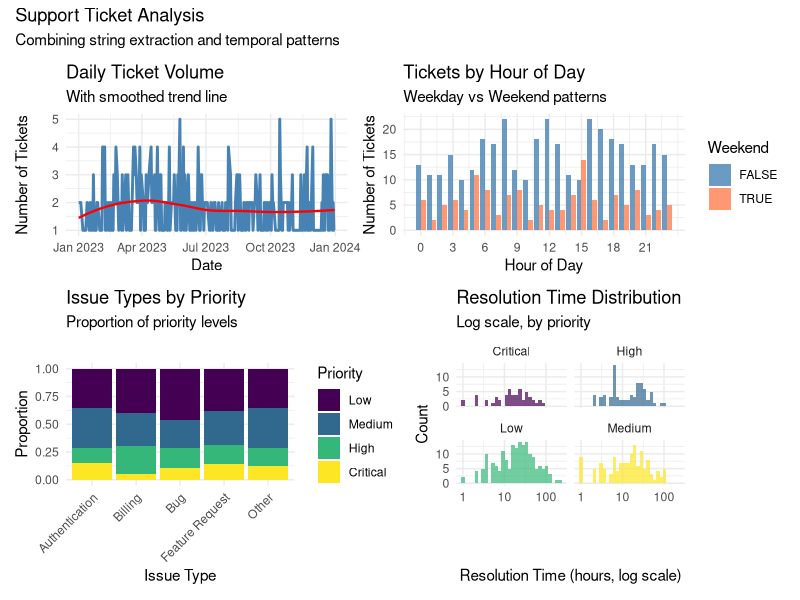

Reproduce this figure in R. (Note: this script raises an error after producing the figure.)
## ---- chunk 1
#| message: true
library(tidyverse)
library(lubridate)  # For dates and times
library(stringr)    # For string manipulation (loaded with tidyverse)
library(hms)        # For time-of-day values

# Set seed for reproducibility
set.seed(123)

# We'll create various example datasets throughout
theme_set(theme_minimal())
## ---- chunk 2
# Create example strings
messy_names <- c(
  "  John Smith  ",
  "mary jones",
  "ROBERT BROWN",
  "Sarah O'Connor",
  "José García",
  NA,
  "anne-marie wilson"
)

# Basic string information
str_length(messy_names)  # Length of each string
str_count(messy_names, pattern = " ")  # Count spaces

# The power of vectorization - operations work on entire vectors
data.frame(
  original = messy_names,
  length = str_length(messy_names),
  n_spaces = str_count(messy_names, " "),
  n_vowels = str_count(messy_names, "[aeiouAEIOU]")
)
## ---- chunk 3
# Step-by-step cleaning
cleaned_names <- messy_names %>%
  str_trim() %>%                    # Remove leading/trailing whitespace
  str_squish() %>%                  # Remove extra internal whitespace
  str_to_title() %>%                # Proper case (Title Case)
  str_replace_all("'", "'")         # Standardize apostrophes

# Compare before and after
tibble(
  original = messy_names,
  cleaned = cleaned_names
) %>%
  print(n = 10)

# Other case transformations
case_examples <- "The Quick BROWN Fox"
tibble(
  original = case_examples,
  lower = str_to_lower(case_examples),
  upper = str_to_upper(case_examples),
  title = str_to_title(case_examples),
  sentence = str_to_sentence(case_examples)
)
## ---- chunk 4
# Sample text data
emails <- c(
  "john.doe@company.com",
  "alice@university.edu",
  "bob.smith@email.co.uk",
  "invalid-email",
  "another@domain.org",
  "not an email at all",
  NA
)

# Detect patterns
has_at <- str_detect(emails, "@")  # Simple pattern
has_dot_com <- str_detect(emails, "\\.com$")  # .com at end ($ = end of string)

# Extract patterns
domains <- str_extract(emails, "@[^.]+\\.[a-z]+")  # Extract domain
usernames <- str_extract(emails, "^[^@]+")  # Everything before @

# Create a summary
email_analysis <- tibble(
  email = emails,
  is_valid = str_detect(emails, "^[^@]+@[^@]+\\.[^@]+$"),
  username = usernames,
  domain = str_remove(domains, "@"),
  tld = str_extract(emails, "\\.[a-z]+$")
)

print(email_analysis)
## ---- chunk 5
# Phone numbers in various formats
phone_numbers <- c(
  "(555) 123-4567",
  "555-123-4567",
  "5551234567",
  "555.123.4567",
  "+1 555 123 4567",
  "Call me at 555-1234",
  "invalid",
  NA
)

# Extract digits only
digits_only <- str_remove_all(phone_numbers, "[^0-9]")
print(digits_only)

# Standardize format
standardized <- phone_numbers %>%
  str_remove_all("[^0-9]") %>%  # Remove non-digits
  str_replace("^1", "") %>%      # Remove leading 1
  str_replace("(\\d{3})(\\d{3})(\\d{4})", "(\\1) \\2-\\3")  # Format

tibble(
  original = phone_numbers,
  standardized = standardized
)

# Extract structured information
addresses <- c(
  "123 Main St, New York, NY 10001",
  "456 Oak Avenue, Los Angeles, CA 90028",
  "789 Elm Rd, Chicago, IL 60601",
  "321 Pine Street, Houston, TX 77002"
)

# Extract components using regex groups
address_parts <- str_match(addresses, 
  "(\\d+) ([^,]+), ([^,]+), ([A-Z]{2}) (\\d{5})")

colnames(address_parts) <- c("full", "number", "street", "city", "state", "zip")
as_tibble(address_parts) %>%
  select(-full)  # Remove the full match column
## ---- chunk 6
# Full names that need splitting
full_names <- c(
  "Smith, John",
  "Jones, Mary Ann",
  "Brown Jr., Robert",
  "O'Connor, Sarah",
  "García-López, José María"
)

# Split on comma and clean up
name_parts <- str_split_fixed(full_names, ", ", n = 2)
colnames(name_parts) <- c("last_name", "first_name")

name_df <- as_tibble(name_parts) %>%
  mutate(
    # Clean up any extra spaces
    first_name = str_trim(first_name),
    last_name = str_trim(last_name),
    # Create display name
    display_name = str_c(first_name, " ", last_name),
    # Create email-friendly version
    email_name = str_c(
      str_to_lower(str_extract(first_name, "\\w+")),  # First word only
      ".",
      str_to_lower(str_replace_all(last_name, "[^a-zA-Z]", "")),  # Letters only
      "@company.com"
    )
  )

print(name_df)

# Combining multiple fields
product_data <- tibble(
  brand = c("Apple", "Samsung", "Google"),
  model = c("iPhone", "Galaxy", "Pixel"),
  version = c("14 Pro", "S23", "7a"),
  year = c(2022, 2023, 2023)
)

product_data %>%
  mutate(
    # Various ways to combine
    full_name = str_c(brand, model, version, sep = " "),
    sku = str_c(
      str_to_upper(str_sub(brand, 1, 3)),  # First 3 letters of brand
      str_extract(version, "\\d+"),         # Version number
      year,
      sep = "-"
    ),
    marketing_name = str_glue("{brand} {model} {version} ({year})")
  )
## ---- chunk 7
# Today's date and current time
today()
now()

# Parse dates from strings - lubridate is smart!
date_strings <- c(
  "2023-01-15",
  "01/15/2023",
  "15-Jan-2023",
  "January 15, 2023",
  "20230115"
)

# Different parsing functions for different formats
parsed_dates <- tibble(
  original = date_strings,
  ymd = ymd("2023-01-15"),
  mdy = mdy("01/15/2023"),
  dmy = dmy("15-01-2023"),
  smart_parse = parse_date_time(date_strings, 
    orders = c("ymd", "mdy", "dmy", "Bdy", "ymd"))
)

print(parsed_dates)
## ---- chunk 8
# Create a date range
dates <- seq(ymd("2023-01-01"), ymd("2023-12-31"), by = "month")

date_analysis <- tibble(
  date = dates,
  year = year(date),
  month = month(date),
  month_name = month(date, label = TRUE, abbr = FALSE),
  day = day(date),
  weekday = wday(date, label = TRUE, abbr = FALSE),
  quarter = quarter(date),
  week_of_year = week(date),
  day_of_year = yday(date),
  is_weekend = wday(date) %in% c(1, 7),  # Sunday = 1, Saturday = 7
  days_in_month = days_in_month(date)
)

print(date_analysis, n = 12)

# Date arithmetic is intuitive
reference_date <- ymd("2023-06-15")

tibble(
  description = c(
    "Original date",
    "Plus 30 days",
    "Plus 2 months",
    "Plus 1 year",
    "Next Monday",
    "End of month",
    "Beginning of year"
  ),
  date = c(
    reference_date,
    reference_date + days(30),
    reference_date + months(2),
    reference_date + years(1),
    ceiling_date(reference_date, "week", week_start = 1),
    ceiling_date(reference_date, "month") - days(1),
    floor_date(reference_date, "year")
  )
)
## ---- chunk 9
# Different time representations
time_examples <- tibble(
  datetime_string = c(
    "2023-06-15 14:30:00",
    "2023-06-15 2:30:00 PM",
    "15/06/2023 14:30",
    "June 15, 2023 2:30 PM"
  )
)

# Parse with different formats
parsed_times <- time_examples %>%
  mutate(
    parsed = parse_date_time(datetime_string, 
      orders = c("ymd HMS", "ymd IMS p", "dmy HM", "Bdy IMS p")),
    date_only = as_date(parsed),
    time_only = format(parsed, "%H:%M:%S"),
    hour = hour(parsed),
    minute = minute(parsed),
    am_pm = if_else(hour(parsed) < 12, "AM", "PM")
  )

print(parsed_times)

# Time differences and durations
start_time <- ymd_hms("2023-06-15 09:00:00")
end_time <- ymd_hms("2023-06-15 17:30:00")

# Different ways to express time differences
time_diff <- end_time - start_time
print(time_diff)  # In seconds by default

# Convert to different units
tibble(
  unit = c("seconds", "minutes", "hours", "days"),
  value = c(
    as.numeric(time_diff, units = "secs"),
    as.numeric(time_diff, units = "mins"),
    as.numeric(time_diff, units = "hours"),
    as.numeric(time_diff, units = "days")
  )
)
## ---- chunk 10
# Working with time zones
utc_time <- ymd_hms("2023-06-15 12:00:00", tz = "UTC")

# Convert to different time zones
time_zones <- tibble(
  timezone = c("UTC", "America/New_York", "Europe/London", 
               "Asia/Tokyo", "Australia/Sydney"),
  local_time = c(
    utc_time,
    with_tz(utc_time, "America/New_York"),
    with_tz(utc_time, "Europe/London"),
    with_tz(utc_time, "Asia/Tokyo"),
    with_tz(utc_time, "Australia/Sydney")
  ),
  offset_hours = c(0, -4, 1, 9, 10)  # Offset from UTC (varies with DST!)
)

print(time_zones)

# Force_tz vs with_tz
ambiguous_time <- ymd_hms("2023-06-15 12:00:00")  # No timezone specified

tibble(
  description = c(
    "Original (no tz)",
    "with_tz - converts time",
    "force_tz - keeps time, changes zone"
  ),
  result = c(
    as.character(ambiguous_time),
    as.character(with_tz(ambiguous_time, "America/New_York")),
    as.character(force_tz(ambiguous_time, "America/New_York"))
  )
)
## ---- chunk 11
# Intervals: specific start and end times
interval_1 <- interval(ymd("2023-01-01"), ymd("2023-12-31"))
interval_2 <- interval(ymd("2023-06-01"), ymd("2023-08-31"))

# Check overlap
int_overlaps(interval_1, interval_2)

# Durations: exact time spans (in seconds)
duration_1 <- ddays(7) + dhours(3) + dminutes(30)
print(duration_1)

# Periods: human-friendly time spans
period_1 <- days(7) + hours(3) + minutes(30)
print(period_1)

# The difference matters!
# Consider daylight saving time
dst_start <- ymd_hms("2023-03-11 00:00:00", tz = "America/New_York")

tibble(
  description = c(
    "Original time",
    "Plus duration (24 hours)",
    "Plus period (1 day)"
  ),
  result = c(
    dst_start,
    dst_start + ddays(1),  # Exactly 24 hours later
    dst_start + days(1)    # Next calendar day at same time
  )
)
## ---- chunk 12
# Create a realistic dataset - customer support tickets
set.seed(123)
n_tickets <- 500

support_tickets <- tibble(
  ticket_id = sprintf("TICK-%06d", 1:n_tickets),
  created_at = ymd_hms("2023-01-01 00:00:00") + 
    seconds(runif(n_tickets, 0, 365*24*60*60)),
  customer_email = str_c(
    sample(c("john", "mary", "bob", "alice", "charlie"), n_tickets, replace = TRUE),
    sample(1:100, n_tickets, replace = TRUE),
    "@",
    sample(c("gmail.com", "yahoo.com", "company.com"), n_tickets, replace = TRUE)
  ),
  subject = sample(c(
    "Login issue - can't access account",
    "Payment failed - ERROR 402",
    "Question about pricing",
    "Feature request: dark mode",
    "Bug report - app crashes on startup",
    "Refund request #12345"
  ), n_tickets, replace = TRUE),
  priority = sample(c("Low", "Medium", "High", "Critical"), n_tickets, 
                   replace = TRUE, prob = c(0.4, 0.3, 0.2, 0.1)),
  resolved_at = created_at + hours(round(rexp(n_tickets, rate = 1/24)))  # Exponential resolution time
) %>%
  mutate(
    resolved_at = if_else(runif(n_tickets) < 0.1, NA_POSIXct_, resolved_at)  # 10% unresolved
  )

# Analyze the tickets
ticket_analysis <- support_tickets %>%
  mutate(
    # Extract information from strings
    issue_type = case_when(
      str_detect(subject, "Login|access|password") ~ "Authentication",
      str_detect(subject, "Payment|refund|billing") ~ "Billing",
      str_detect(subject, "Bug|crash|error") ~ "Bug",
      str_detect(subject, "Feature|request") ~ "Feature Request",
      TRUE ~ "Other"
    ),
    has_error_code = str_detect(subject, "ERROR \\d+"),
    error_code = str_extract(subject, "ERROR \\d+"),
    
    # Extract from email
    email_domain = str_extract(customer_email, "@(.+)$") %>% str_remove("@"),
    is_corporate = email_domain == "company.com",
    
    # Date/time analysis
    created_date = as_date(created_at),
    created_hour = hour(created_at),
    created_weekday = wday(created_at, label = TRUE),
    created_month = month(created_at, label = TRUE),
    is_business_hours = between(created_hour, 9, 17),
    is_weekend = wday(created_at) %in% c(1, 7),
    
    # Resolution time
    resolution_time = as.numeric(resolved_at - created_at, units = "hours"),
    is_resolved = !is.na(resolved_at),
    resolution_category = case_when(
      is.na(resolution_time) ~ "Unresolved",
      resolution_time < 1 ~ "< 1 hour",
      resolution_time < 4 ~ "1-4 hours",
      resolution_time < 24 ~ "4-24 hours",
      resolution_time < 72 ~ "1-3 days",
      TRUE ~ "> 3 days"
    )
  )

# Summary statistics
summary_stats <- ticket_analysis %>%
  group_by(issue_type, priority) %>%
  summarise(
    count = n(),
    resolved_pct = mean(is_resolved) * 100,
    avg_resolution_hours = mean(resolution_time, na.rm = TRUE),
    median_resolution_hours = median(resolution_time, na.rm = TRUE),
    .groups = "drop"
  ) %>%
  arrange(issue_type, priority)

print(summary_stats, n = 20)
## ---- chunk 13
#| fig-width: 14
#| fig-height: 10

# Ticket volume over time
p1 <- ticket_analysis %>%
  count(created_date) %>%
  ggplot(aes(x = created_date, y = n)) +
  geom_line(color = "steelblue", linewidth = 1) +
  geom_smooth(method = "loess", se = FALSE, color = "red", linewidth = 0.8) +
  labs(
    title = "Daily Ticket Volume",
    subtitle = "With smoothed trend line",
    x = "Date",
    y = "Number of Tickets"
  )

# Hour of day pattern
p2 <- ticket_analysis %>%
  count(created_hour, is_weekend) %>%
  ggplot(aes(x = created_hour, y = n, fill = is_weekend)) +
  geom_col(position = "dodge", alpha = 0.8) +
  scale_fill_manual(values = c("FALSE" = "steelblue", "TRUE" = "coral")) +
  labs(
    title = "Tickets by Hour of Day",
    subtitle = "Weekday vs Weekend patterns",
    x = "Hour of Day",
    y = "Number of Tickets",
    fill = "Weekend"
  ) +
  scale_x_continuous(breaks = seq(0, 23, 3))

# Issue types by priority
p3 <- ticket_analysis %>%
  count(issue_type, priority) %>%
  mutate(priority = factor(priority, 
    levels = c("Low", "Medium", "High", "Critical"))) %>%
  ggplot(aes(x = issue_type, y = n, fill = priority)) +
  geom_col(position = "fill") +
  scale_fill_viridis_d() +
  labs(
    title = "Issue Types by Priority",
    subtitle = "Proportion of priority levels",
    x = "Issue Type",
    y = "Proportion",
    fill = "Priority"
  ) +
  theme(axis.text.x = element_text(angle = 45, hjust = 1))

# Resolution time distribution
p4 <- ticket_analysis %>%
  filter(is_resolved) %>%
  ggplot(aes(x = resolution_time, fill = priority)) +
  geom_histogram(bins = 30, alpha = 0.7) +
  scale_x_log10() +
  scale_fill_viridis_d() +
  facet_wrap(~priority) +
  labs(
    title = "Resolution Time Distribution",
    subtitle = "Log scale, by priority",
    x = "Resolution Time (hours, log scale)",
    y = "Count"
  ) +
  theme(legend.position = "none")

# Combine plots
library(patchwork)
(p1 + p2) / (p3 + p4) +
  plot_annotation(
    title = "Support Ticket Analysis",
    subtitle = "Combining string extraction and temporal patterns"
  )
## ---- chunk 14
# Log file entries
log_entries <- c(
  "[2023-06-15 10:30:45] INFO: User john_doe logged in from 192.168.1.100",
  "[2023-06-15 10:31:02] ERROR: Database connection failed - timeout after 30s",
  "[2023-06-15 10:31:15] WARNING: High memory usage detected (85%)",
  "[2023-06-15 10:32:00] INFO: Backup completed successfully",
  "[2023-06-15 10:33:21] ERROR: File not found: /data/config.json"
)

# Parse log entries with regex
parsed_logs <- tibble(log = log_entries) %>%
  mutate(
    # Extract timestamp
    timestamp = str_extract(log, "\\[([^\\]]+)\\]") %>% 
      str_remove_all("\\[|\\]") %>%
      ymd_hms(),
    
    # Extract log level
    level = str_extract(log, "INFO|ERROR|WARNING|DEBUG"),
    
    # Extract message
    message = str_extract(log, "(?<=: ).*$"),  # Everything after ": "
    
    # Extract specific patterns
    username = str_extract(message, "User (\\w+)") %>% str_remove("User "),
    ip_address = str_extract(message, "\\d+\\.\\d+\\.\\d+\\.\\d+"),
    file_path = str_extract(message, "/[\\w/\\.]+"),
    duration = str_extract(message, "\\d+s") %>% str_remove("s") %>% as.numeric()
  )

parsed_logs %>%
  select(-log) %>%  # Remove original for display
  print()
## ---- chunk 15
# Messy product descriptions
messy_products <- c(
  "Apple iPhone 14 Pro Max - 256GB - Space Black!!!",
  "samsung galaxy s23 ultra 512gb phantom black",
  "Google Pixel 7 Pro (128 GB) -- Obsidian",
  "OnePlus 11 5G | 16GB RAM | 256GB Storage",
  "  Xiaomi 13 Pro    256GB/12GB    Ceramic Black  "
)

# Comprehensive cleaning pipeline
clean_products <- tibble(original = messy_products) %>%
  mutate(
    # Step 1: Basic cleaning
    cleaned = str_trim(original) %>%
      str_squish() %>%
      str_remove_all("!!!|\\||--") %>%
      str_replace_all("\\s+", " "),
    
    # Step 2: Extract components
    brand = str_extract(cleaned, "^\\w+") %>% str_to_title(),
    
    storage = str_extract(cleaned, "\\d+\\s*GB") %>%
      str_remove_all("\\s") %>%
      str_to_upper(),
    
    ram = str_extract(cleaned, "\\d+GB\\s*RAM|RAM\\s*\\d+GB") %>%
      str_extract("\\d+") %>%
      paste0("GB"),
    
    color = str_extract(cleaned, 
      "Space Black|Phantom Black|Obsidian|Ceramic Black") %>%
      str_to_title(),
    
    # Step 3: Standardized format
    standardized = str_glue("{brand} - {storage} Storage - {color}")
  )

clean_products %>%
  select(original, standardized)
## ---- chunk 16
# Business calendar functions
is_business_day <- function(date) {
  !wday(date) %in% c(1, 7)  # Not weekend
}

next_business_day <- function(date) {
  next_day <- date + days(1)
  while (!is_business_day(next_day)) {
    next_day <- next_day + days(1)
  }
  return(next_day)
}

add_business_days <- function(date, n) {
  result <- date
  for (i in 1:n) {
    result <- next_business_day(result)
  }
  return(result)
}

# Example: Project timeline
project_tasks <- tibble(
  task = c("Planning", "Development", "Testing", "Deployment", "Review"),
  duration_days = c(5, 15, 10, 2, 3),
  start_date = ymd("2023-07-03")  # Starting on a Monday
)

# Calculate end dates considering only business days
project_timeline <- project_tasks %>%
  mutate(
    # Simple calendar days
    end_date_calendar = start_date + days(duration_days - 1),
    
    # Business days only
    end_date_business = map2(start_date, duration_days, 
                            ~add_business_days(.x, .y - 1)),
    end_date_business = as_date(unlist(end_date_business)),
    
    # Actual duration including weekends
    actual_calendar_days = as.numeric(end_date_business - start_date + 1),
    
    # Next task start
    next_start = lead(end_date_business) %>% 
      map(~next_business_day(.)) %>%
      as_date() %>%
      unlist()
  )

project_timeline %>%
  select(task, duration_days, start_date, end_date_business, actual_calendar_days)
## ---- chunk 17
# Your solution
email_data <- c(
  "john.doe@company.com",
  "alice_smith@university.edu",
  "bob@sub.domain.co.uk",
  "invalid.email",
  "no-at-sign.com",
  "@missing-user.com",
  "user@",
  "first.last+tag@gmail.com"
)

email_validation <- tibble(email = email_data) %>%
  mutate(
    # Check basic structure
    has_at = str_detect(email, "@"),
    has_dot_after_at = str_detect(email, "@.*\\."),
    
    # Extract parts
    username = str_extract(email, "^[^@]+"),
    domain = str_extract(email, "@(.+)$") %>% str_remove("@"),
    tld = str_extract(email, "\\.[a-z]+$"),
    
    # Validate
    valid_username = str_detect(username, "^[a-zA-Z0-9._+-]+$"),
    valid_domain = str_detect(domain, "^[a-zA-Z0-9.-]+\\.[a-zA-Z]{2,}$"),
    
    # Overall validity
    is_valid = has_at & has_dot_after_at & 
               !is.na(username) & !is.na(domain) &
               valid_username & valid_domain
  )

email_validation %>%
  select(email, username, domain, is_valid)
## ---- chunk 18
# Your solution
# Calculate age, next birthday, days until birthday
people <- tibble(
  name = c("Alice", "Bob", "Charlie", "Diana"),
  birth_date = ymd(c("1990-03-15", "1985-07-22", "1995-12-01", "2000-01-30"))
)

today_date <- today()

people_ages <- people %>%
  mutate(
    # Calculate age
    age_years = interval(birth_date, today_date) / years(1),
    age_exact = floor(age_years),
    
    # Next birthday
    birthday_this_year = `year<-`(birth_date, year(today_date)),
    next_birthday = if_else(
      birthday_this_year < today_date,
      `year<-`(birth_date, year(today_date) + 1),
      birthday_this_year
    ),
    
    # Days until birthday
    days_to_birthday = as.numeric(next_birthday - today_date),
    
    # Day of week for next birthday
    birthday_weekday = wday(next_birthday, label = TRUE, abbr = FALSE)
  )

people_ages %>%
  select(name, age_exact, next_birthday, days_to_birthday, birthday_weekday)
## ---- chunk 19
# Your solution
# Generate sample log data
set.seed(456)
n_logs <- 1000

log_data <- tibble(
  timestamp = ymd_hms("2023-06-01 00:00:00") + seconds(sort(runif(n_logs, 0, 30*24*60*60))),
  level = sample(c("INFO", "WARNING", "ERROR", "DEBUG"), n_logs, 
                replace = TRUE, prob = c(0.5, 0.3, 0.15, 0.05)),
  service = sample(c("auth", "api", "database", "cache"), n_logs, replace = TRUE),
  message = sample(c(
    "Request processed successfully",
    "Connection timeout after 30s",
    "Invalid authentication token",
    "Cache miss for key: user_123",
    "Database query took 1250ms",
    "Rate limit exceeded for IP 192.168.1.1"
  ), n_logs, replace = TRUE)
) %>%
  mutate(
    log_entry = str_glue("[{timestamp}] {level} [{service}]: {message}")
  )

# Analyze the logs
log_analysis <- log_data %>%
  mutate(
    date = as_date(timestamp),
    hour = hour(timestamp),
    
    # Extract metrics from messages
    has_timeout = str_detect(message, "timeout"),
    timeout_duration = str_extract(message, "\\d+s") %>% 
      str_remove("s") %>% as.numeric(),
    
    has_ip = str_detect(message, "\\d+\\.\\d+\\.\\d+\\.\\d+"),
    ip_address = str_extract(message, "\\d+\\.\\d+\\.\\d+\\.\\d+"),
    
    query_time = str_extract(message, "\\d+ms") %>% 
      str_remove("ms") %>% as.numeric(),
    
    # Categorize issues
    issue_type = case_when(
      str_detect(message, "timeout|slow|took \\d+ms") ~ "Performance",
      str_detect(message, "Invalid|error|failed") ~ "Error",
      str_detect(message, "exceeded|limit") ~ "Rate Limiting",
      TRUE ~ "Normal"
    )
  )

# Summary by service and level
log_summary <- log_analysis %>%
  group_by(service, level) %>%
  summarise(
    count = n(),
    pct_errors = mean(issue_type == "Error") * 100,
    avg_query_time = mean(query_time, na.rm = TRUE),
    .groups = "drop"
  ) %>%
  arrange(service, level)

print(log_summary)

# Time pattern analysis
hourly_pattern <- log_analysis %>%
  group_by(hour, level) %>%
  summarise(count = n(), .groups = "drop") %>%
  ggplot(aes(x = hour, y = count, color = level)) +
  geom_line(linewidth = 1) +
  scale_color_manual(values = c(
    "INFO" = "green",
    "WARNING" = "orange", 
    "ERROR" = "red",
    "DEBUG" = "blue"
  )) +
  labs(
    title = "Log Patterns by Hour",
    x = "Hour of Day",
    y = "Log Count"
  )

print(hourly_pattern)
## ---- chunk 20
# Your solution
# Generate sample review data
set.seed(789)
n_reviews <- 200

reviews <- tibble(
  review_id = 1:n_reviews,
  review_date = ymd("2023-01-01") + days(sample(0:180, n_reviews, replace = TRUE)),
  rating = sample(1:5, n_reviews, replace = TRUE, prob = c(0.05, 0.1, 0.2, 0.35, 0.3)),
  review_text = sample(c(
    "Great product! Highly recommend. Fast shipping too.",
    "Terrible quality. Broke after one day. Very disappointed.",
    "Good value for money. Works as expected.",
    "Amazing! Best purchase ever! 10/10 would buy again!",
    "Not bad, but not great either. Average product.",
    "Excellent customer service. Product is okay.",
    "Waste of money. Do not buy!",
    "Pretty good, some minor issues but overall satisfied.",
    "Perfect! Exactly what I needed. Five stars!",
    "Meh. Expected better for the price."
  ), n_reviews, replace = TRUE)
)

# Analyze reviews
review_analysis <- reviews %>%
  mutate(
    # Text length and complexity
    text_length = str_length(review_text),
    word_count = str_count(review_text, "\\w+"),
    sentence_count = str_count(review_text, "[.!?]"),
    avg_word_length = text_length / word_count,
    
    # Sentiment indicators
    has_positive = str_detect(review_text, 
      "(?i)great|excellent|amazing|perfect|love|best"),
    has_negative = str_detect(review_text, 
      "(?i)terrible|bad|worst|hate|disappoint|waste"),
    
    exclamation_count = str_count(review_text, "!"),
    
    # Time-based features
    review_month = month(review_date, label = TRUE),
    review_weekday = wday(review_date, label = TRUE),
    days_since_launch = as.numeric(review_date - min(review_date)),
    
    # Categorize sentiment
    sentiment = case_when(
      has_positive & !has_negative ~ "Positive",
      has_negative & !has_positive ~ "Negative",
      has_positive & has_negative ~ "Mixed",
      TRUE ~ "Neutral"
    )
  )

# Correlation between text features and rating
feature_correlation <- review_analysis %>%
  summarise(
    cor_length_rating = cor(text_length, rating),
    cor_exclamation_rating = cor(exclamation_count, rating),
    cor_positive_rating = cor(as.numeric(has_positive), rating),
    cor_negative_rating = cor(as.numeric(has_negative), rating)
  )

print("Feature correlations with rating:")
print(feature_correlation)

# Sentiment vs actual rating
sentiment_accuracy <- review_analysis %>%
  group_by(sentiment) %>%
  summarise(
    avg_rating = mean(rating),
    count = n(),
    .groups = "drop"
  )

print("Sentiment analysis accuracy:")
print(sentiment_accuracy)
